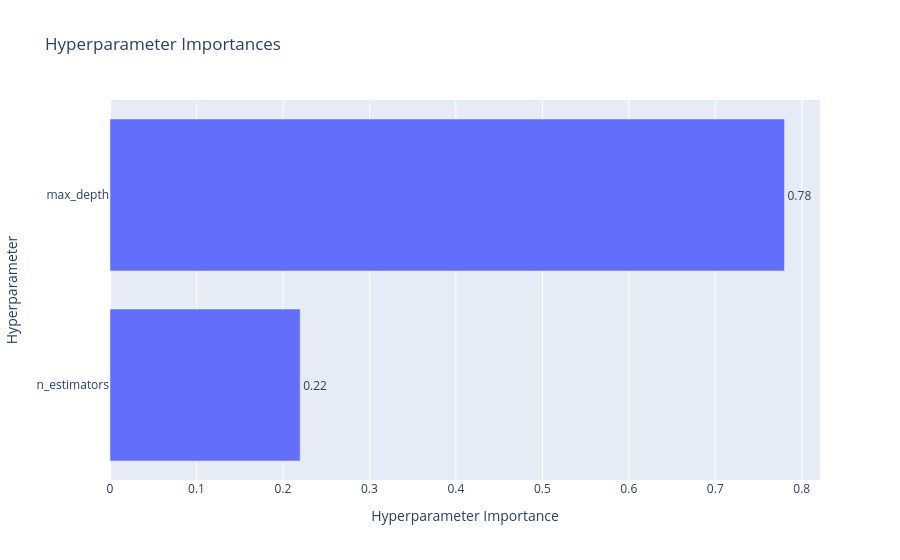

The cell this chart's notebook holds for it:
### Code cell
# 5. Hyperparameter Importance
plot_param_importances(study).show()

### Figure 1 — Plotly figure (JSON) as saved in the notebook; plotly's stock layout.template omitted (floating-point values rounded to 4 significant figures)
{"data": [{"cliponaxis": false, "hovertemplate": ["n_estimators (IntDistribution): 0.21994699962164962<extra></extra>", "max_depth (IntDistribution): 0.7800530003783503<extra></extra>"], "name": "Objective Value", "orientation": "h", "text": ["0.22", "0.78"], "textposition": "outside", "type": "bar", "x": [0.2199, 0.7801], "y": ["n_estimators", "max_depth"]}], "layout": {"title": {"text": "Hyperparameter Importances"}, "xaxis": {"title": {"text": "Hyperparameter Importance"}}, "yaxis": {"title": {"text": "Hyperparameter"}}}}
